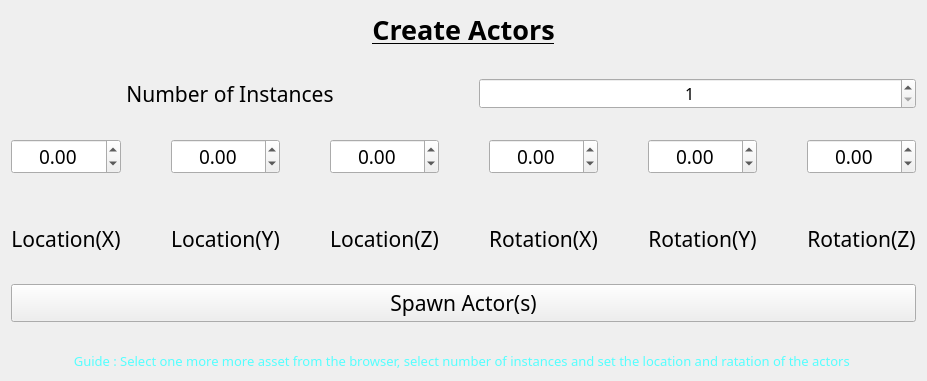
           <widget class="QWidget" name="page_13">
            <property name="geometry">
             <rect>
              <x>0</x>
              <y>0</y>
              <width>896</width>
              <height>314</height>
             </rect>
            </property>
            <property name="sizePolicy">
             <sizepolicy hsizetype="Preferred" vsizetype="Fixed">
              <horstretch>0</horstretch>
              <verstretch>0</verstretch>
             </sizepolicy>
            </property>
            <attribute name="icon">
             <iconset theme="0">
              <normaloff>.</normaloff>.</iconset>
            </attribute>
            <attribute name="label">
             <string>Create Actors</string>
            </attribute>
            <layout class="QVBoxLayout" name="verticalLayout_40">
             <item>
              <layout class="QVBoxLayout" name="verticalLayout_41">
               <property name="spacing">
                <number>30</number>
               </property>
               <item>
                <layout class="QVBoxLayout" name="verticalLayout_42">
                 <item>
                  <widget class="QLabel" name="label_52">
                   <property name="enabled">
                    <bool>true</bool>
                   </property>
                   <property name="sizePolicy">
                    <sizepolicy hsizetype="Preferred" vsizetype="Preferred">
                     <horstretch>0</horstretch>
                     <verstretch>0</verstretch>
                    </sizepolicy>
                   </property>
                   <property name="font">
                    <font>
                     <family>Century Gothic</family>
                     <pointsize>20</pointsize>
                     <bold>true</bold>
                     <underline>true</underline>
                    </font>
                   </property>
                   <property name="autoFillBackground">
                    <bool>false</bool>
                   </property>
                   <property name="text">
                    <string>Create Actors</string>
                   </property>
                   <property name="alignment">
                    <set>Qt::AlignCenter</set>
                   </property>
                   <property name="wordWrap">
                    <bool>false</bool>
                   </property>
                  </widget>
                 </item>
                </layout>
               </item>
               <item>
                <layout class="QHBoxLayout" name="horizontalLayout_11">
                 <item>
                  <widget class="QLabel" name="label_3">
                   <property name="font">
                    <font>
                     <family>Century Gothic</family>
                     <pointsize>16</pointsize>
                    </font>
                   </property>
                   <property name="text">
                    <string>Number of Instances</string>
                   </property>
                   <property name="alignment">
                    <set>Qt::AlignCenter</set>
                   </property>
                  </widget>
                 </item>
                 <item>
                  <widget class="QSpinBox" name="sp_noactors">
                   <property name="styleSheet">
                    <string notr="true">QSpinBox {
    font-family: Century Gothic;
    font-size: 16px; 
}</string>
                   </property>
                   <property name="alignment">
                    <set>Qt::AlignCenter</set>
                   </property>
                   <property name="minimum">
                    <number>1</number>
                   </property>
                  </widget>
                 </item>
                </layout>
               </item>
               <item>
                <layout class="QHBoxLayout" name="horizontalLayout_13">
                 <property name="spacing">
                  <number>50</number>
                 </property>
                 <item>
                  <layout class="QHBoxLayout" name="horizontalLayout_14">
                   <item>
                    <layout class="QVBoxLayout" name="verticalLayout_71">
                     <item>
                      <widget class="QDoubleSpinBox" name="dsb_locX">
                       <property name="styleSheet">
                        <string notr="true">QDoubleSpinBox{
	font-family : Century Gothic;
	font-size : 19px;
}</string>
                       </property>
                       <property name="alignment">
                        <set>Qt::AlignCenter</set>
                       </property>
                       <property name="minimum">
                        <double>-360.000000000000000</double>
                       </property>
                       <property name="maximum">
                        <double>360.000000000000000</double>
                       </property>
                      </widget>
                     </item>
                     <item>
                      <widget class="QLabel" name="label_14">
                       <property name="font">
                        <font>
                         <family>Century Gothic</family>
                         <pointsize>16</pointsize>
                        </font>
                       </property>
                       <property name="text">
                        <string>Location(X)</string>
                       </property>
                       <property name="alignment">
                        <set>Qt::AlignCenter</set>
                       </property>
                      </widget>
                     </item>
                    </layout>
                   </item>
                   <item>
                    <layout class="QVBoxLayout" name="verticalLayout_72">
                     <item>
                      <widget class="QDoubleSpinBox" name="dsb_locY">
                       <property name="styleSheet">
                        <string notr="true">QDoubleSpinBox{
	font-family : Century Gothic;
	font-size : 19px;
}</string>
                       </property>
                       <property name="alignment">
                        <set>Qt::AlignCenter</set>
                       </property>
                       <property name="minimum">
                        <double>-360.000000000000000</double>
                       </property>
                       <property name="maximum">
                        <double>360.000000000000000</double>
                       </property>
                      </widget>
                     </item>
                     <item>
                      <widget class="QLabel" name="label_15">
                       <property name="font">
                        <font>
                         <family>Century Gothic</family>
                         <pointsize>16</pointsize>
                        </font>
                       </property>
                       <property name="text">
                        <string>Location(Y)</string>
                       </property>
                       <property name="alignment">
                        <set>Qt::AlignCenter</set>
                       </property>
                      </widget>
                     </item>
                    </layout>
                   </item>
                   <item>
                    <layout class="QVBoxLayout" name="verticalLayout_73">
                     <item>
                      <widget class="QDoubleSpinBox" name="dsb_locZ">
                       <property name="styleSheet">
                        <string notr="true">QDoubleSpinBox{
	font-family : Century Gothic;
	font-size : 19px;
}</string>
                       </property>
                       <property name="alignment">
                        <set>Qt::AlignCenter</set>
                       </property>
                       <property name="minimum">
                        <double>-360.000000000000000</double>
                       </property>
                       <property name="maximum">
                        <double>360.000000000000000</double>
                       </property>
                      </widget>
                     </item>
                     <item>
                      <widget class="QLabel" name="label_17">
                       <property name="font">
                        <font>
                         <family>Century Gothic</family>
                         <pointsize>16</pointsize>
                        </font>
                       </property>
                       <property name="text">
                        <string>Location(Z)</string>
                       </property>
                       <property name="alignment">
                        <set>Qt::AlignCenter</set>
                       </property>
                      </widget>
                     </item>
                    </layout>
                   </item>
                  </layout>
                 </item>
                 <item>
                  <layout class="QHBoxLayout" name="horizontalLayout_15">
                   <item>
                    <layout class="QVBoxLayout" name="verticalLayout_74">
                     <item>
                      <widget class="QDoubleSpinBox" name="dsb_rotX">
                       <property name="styleSheet">
                        <string notr="true">QDoubleSpinBox{
	font-family : Century Gothic;
	font-size : 19px;
}</string>
                       </property>
                       <property name="alignment">
                        <set>Qt::AlignCenter</set>
                       </property>
                       <property name="minimum">
                        <double>-360.000000000000000</double>
                       </property>
                       <property name="maximum">
                        <double>360.000000000000000</double>
                       </property>
                      </widget>
                     </item>
                     <item>
                      <widget class="QLabel" name="label_18">
                       <property name="font">
                        <font>
                         <family>Century Gothic</family>
                         <pointsize>16</pointsize>
                        </font>
                       </property>
                       <property name="text">
                        <string>Rotation(X)</string>
                       </property>
                       <property name="alignment">
                        <set>Qt::AlignCenter</set>
                       </property>
                      </widget>
                     </item>
                    </layout>
                   </item>
                   <item>
                    <layout class="QVBoxLayout" name="verticalLayout_75">
                     <item>
                      <widget class="QDoubleSpinBox" name="dsb_rotY">
                       <property name="styleSheet">
                        <string notr="true">QDoubleSpinBox{
	font-family : Century Gothic;
	font-size : 19px;
}</string>
                       </property>
                       <property name="alignment">
                        <set>Qt::AlignCenter</set>
                       </property>
                       <property name="minimum">
                        <double>-360.000000000000000</double>
                       </property>
                       <property name="maximum">
                        <double>360.000000000000000</double>
                       </property>
                      </widget>
                     </item>
                     <item>
                      <widget class="QLabel" name="label_19">
                       <property name="font">
                        <font>
                         <family>Century Gothic</family>
                         <pointsize>16</pointsize>
                        </font>
                       </property>
                       <property name="text">
                        <string>Rotation(Y)</string>
                       </property>
                       <property name="alignment">
                        <set>Qt::AlignCenter</set>
                       </property>
                      </widget>
                     </item>
                    </layout>
                   </item>
                   <item>
                    <layout class="QVBoxLayout" name="verticalLayout_76">
                     <item>
                      <widget class="QDoubleSpinBox" name="dsb_rotZ">
                       <property name="styleSheet">
                        <string notr="true">QDoubleSpinBox{
	font-family : Century Gothic;
	font-size : 19px;
}</string>
                       </property>
                       <property name="alignment">
                        <set>Qt::AlignCenter</set>
                       </property>
                       <property name="minimum">
                        <double>-360.000000000000000</double>
                       </property>
                       <property name="maximum">
                        <double>360.000000000000000</double>
                       </property>
                      </widget>
                     </item>
                     <item>
                      <widget class="QLabel" name="label_20">
                       <property name="font">
                        <font>
                         <family>Century Gothic</family>
                         <pointsize>16</pointsize>
                        </font>
                       </property>
                       <property name="text">
                        <string>Rotation(Z)</string>
                       </property>
                       <property name="alignment">
                        <set>Qt::AlignCenter</set>
                       </property>
                      </widget>
                     </item>
                    </layout>
                   </item>
                  </layout>
                 </item>
                </layout>
               </item>
               <item>
                <widget class="QPushButton" name="btn_createactor">
                 <property name="font">
                  <font>
                   <family>Century Gothic</family>
                   <pointsize>16</pointsize>
                  </font>
                 </property>
                 <property name="styleSheet">
                  <string notr="true"/>
                 </property>
                 <property name="text">
                  <string>Spawn Actor(s)</string>
                 </property>
                </widget>
               </item>
               <item>
                <widget class="QLabel" name="label_54">
                 <property name="font">
                  <font>
                   <family>Century Gothic</family>
                   <pointsize>10</pointsize>
                  </font>
                 </property>
                 <property name="styleSheet">
                  <string notr="true">color: rgb(85, 255, 255);
</string>
                 </property>
                 <property name="text">
                  <string>Guide : Select one more more asset from the browser, select number of instances and set the location and ratation of the actors </string>
                 </property>
                 <property name="alignment">
                  <set>Qt::AlignCenter</set>
                 </property>
                </widget>
               </item>
              </layout>
             </item>
            </layout>
           </widget>
